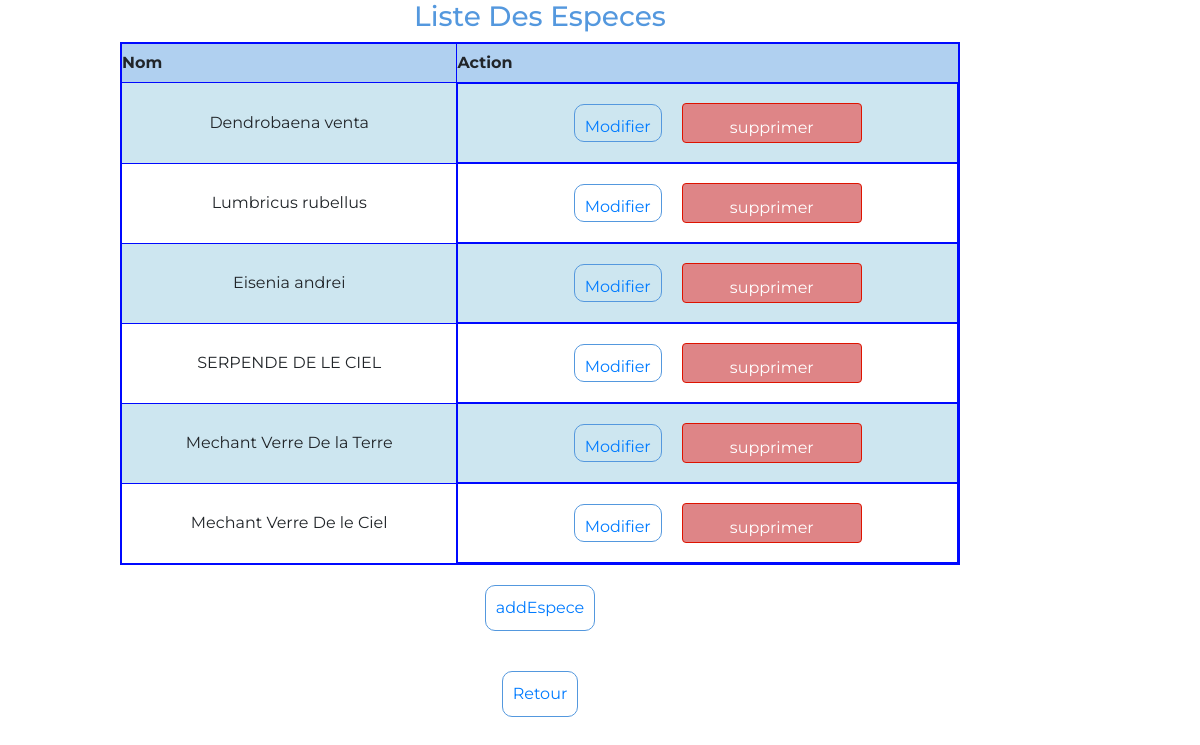
Screenshot of /pages/especeListe.php (signed in) with the database file from the repository.
### tables this page shows
CREATE TABLE IF NOT EXISTS `especes` (
  `id_especes` int(11) NOT NULL AUTO_INCREMENT,
  `nom` varchar(255) NOT NULL,
  PRIMARY KEY (`id_especes`)
);

### pages/especeListe.php (called while the page is built, shortened)
<?php
include_once "../components/HeaderFooter.php";
include "../components/C_especeListe.php";

### includes/DB/Functions.php (called while the page is built, shortened)
<?php
$pdo = new PDO(DB_INFOS::servername, DB_INFOS::username, DB_INFOS::password, [
    PDO::ATTR_DEFAULT_FETCH_MODE => PDO::FETCH_ASSOC
]);
function listeEspece()
{
    global $pdo;
    $query = $pdo->prepare("SELECT * FROM `especes`");
    $query->execute();
    $liste = $query->fetchAll();
    return $liste;
}

### components/C_especeListe.php (the view, shortened to what this page needs)
<?php
require_once "../includes/DB/Functions.php";
?>
<head>
    <link rel="stylesheet" href="https://stackpath.bootstrapcdn.com/bootstrap/4.3.1/css/bootstrap.min.css"
>
</head>
<h3>Liste Des Especes</h3>
<table>
    <tr>
        <th>Nom</th>
        <th>Action</th>
    </tr>
    <?php
    $resultat = listeEspece();
    foreach ($resultat as $ligne) {
        ?>
        <td><?php echo $ligne["nom"] ?></td>
        <td class="fix_action">
            <a href="/pages/especeUp.php?id_especes=<?php echo $ligne['id_especes'] ?>">Modifier
            </a>
            <form method="post">
                <button class="del" name="delEspece" id="id_especes" type="submit"
                        onclick="return confirm('Etes-vous sûr de vouloir supprimer la plage <?php
                        echo $ligne["nom"]; ?>\nSi oui confirmer !')">supprimer
                </button>
            </form>
        </td>
        <?php
    }
    ?>
</table>
<a href="../pages/especeAdd.php">addEspece</a>
<a href="../pages/home.php">Retour</a>
</body>
</html>

### css/Style.css (style rules this page uses)
* { padding: 0; margin: 0; box-sizing: border-box; font-family: 'Montserrat', sans-serif; transition: all 0.2s ease-in-out; }
body { display: flex; flex-direction: row; flex-wrap: wrap; justify-content: center; background-image: url("/ressources/images/bg.png"); background-size: cover; background-repeat: no-repeat; width: 100vw; height: 100vh; }
@media screen and (min-width: 900px) { body { width: 90vw; height: 90vh; } }
h1, h2, h3 { color: #5498DE; font-size: 3em; }
h2, h3 { font-size: 1.5em; }
h3 { font-size: 1em; }
a { text-decoration: none; background-color: #5498DE; border: #5498DE solid 1px; border-radius: 10px; color: rgb(255, 255, 255); padding: 10px; margin: 20px; }
form { display: flex; flex-direction: column; justify-content: center; align-items: center; }
button { display: block; margin: 1vw; height: 5vh; width: 15vw; padding: 12px 20px; border-radius: 4px; border: 2px solid #5498DE; vertical-align: top; }
.del { text-decoration: none; background-color: #de8587; border: #de1300 solid 1px; border-radius: 4px; color: rgb(255, 255, 255); }
table { width: 70vw; border: 2px solid #0009ff; border-collapse: collapse; border-radius: 8px; }
th, td { height: 80px; border: solid 1px #0009ff; }
th { height: 40px; background-color: rgba(84, 152, 222, 0.46); }
th, td { text-align: center; }
.fix_action { display: flex; flex-direction: row; justify-content: center; flex-wrap: nowrap; }

### rows the page displays
especes: nom "Dendrobaena venta"
especes: nom "Lumbricus rubellus"
especes: nom "Eisenia andrei"
especes: nom "SERPENDE DE LE CIEL"
especes: nom "Mechant Verre De la Terre"
especes: nom "Mechant Verre De le Ciel"
